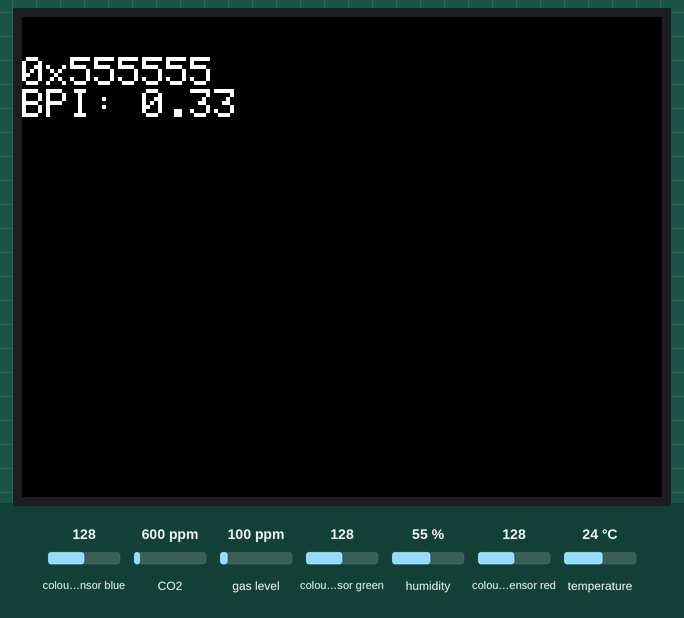
Recording of a sketch running on a simulated ESP32. On the bench: 320×240 colour display. The inputs (shaded band) are chosen by the test bench; at power-on: colour sensor blue 128, colour sensor green 128, colour sensor red 128, CO2 600 ppm, gas level 100 ppm, humidity 55 %, temperature 24 °C. WiFi joins after 1.5 s; servers stay silent unless stated; web services answer with replies made up by the test bench; what the sketch prints to the serial monitor is not drawn.

Above: at 2.9 s.
3.0 s: colour sensor blue set to 250
At 3.7 s:
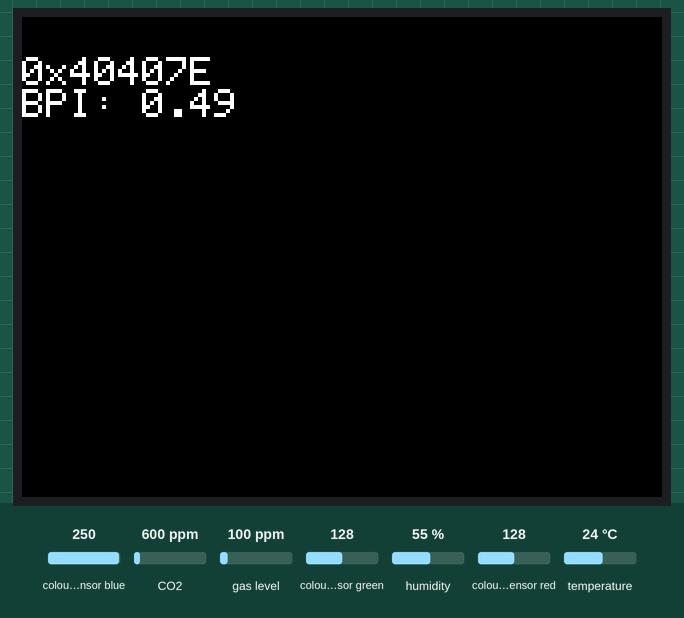
7.2 s: colour sensor green set to 5
At 7.9 s:
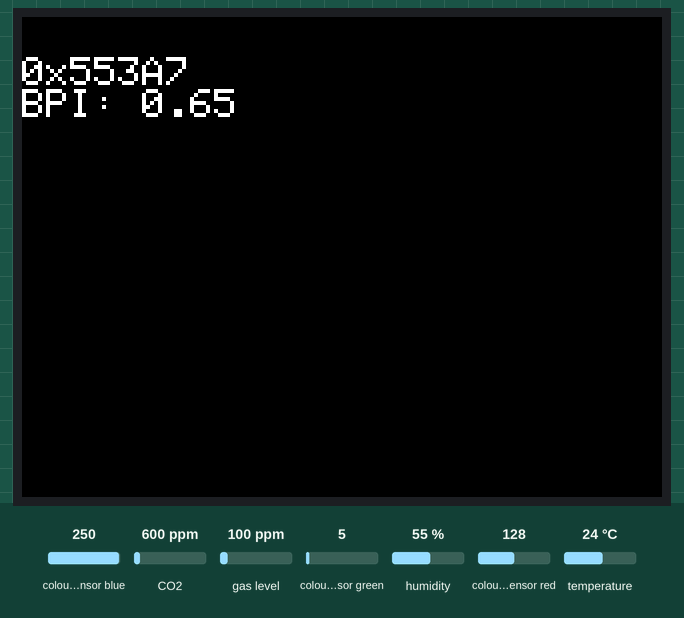
11.4 s: colour sensor red set to 5
At 12.0 s:
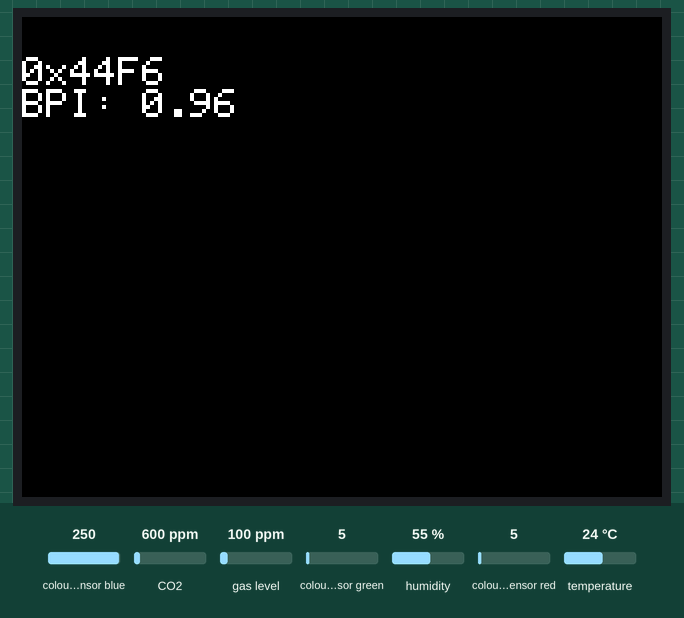
15.6 s: colour sensor blue set to 64
At 17.0 s:
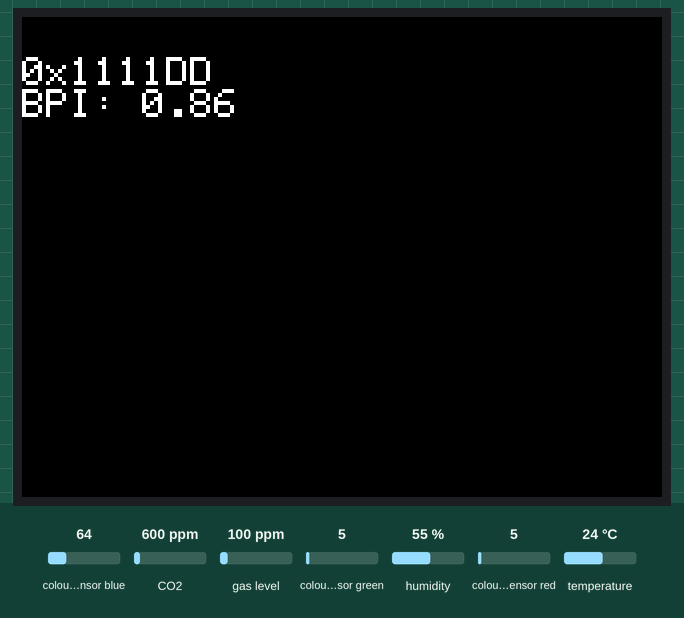
17.3 s: colour sensor green set to 128
At 17.8 s:
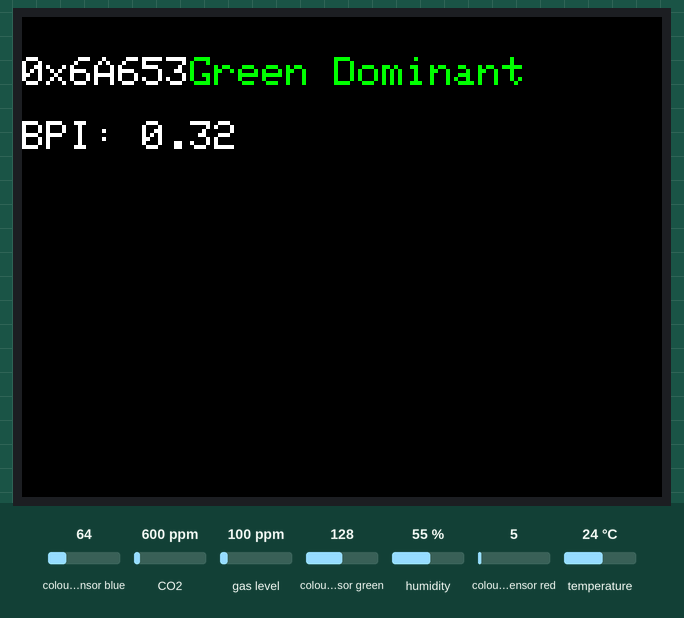
21.5 s: colour sensor red set to 64
At 22.5 s:
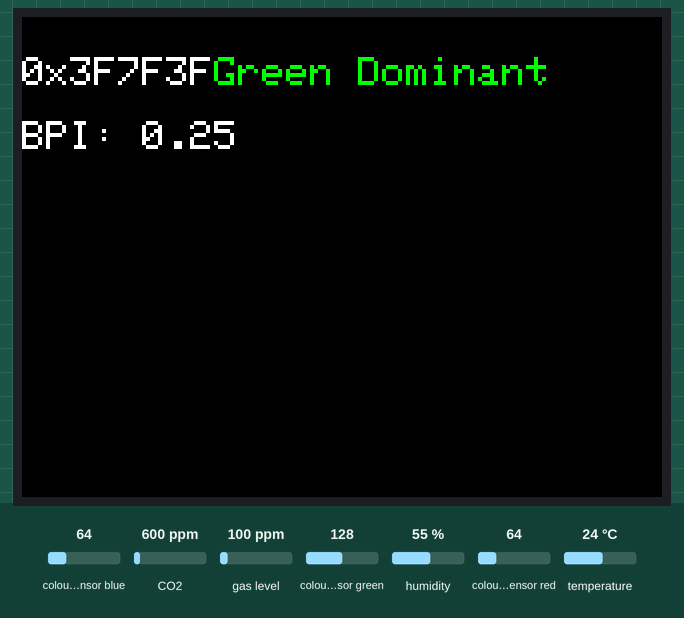
Timing chart, 0 to 24.5 s (numbered marks = the images above; inputs shaded):
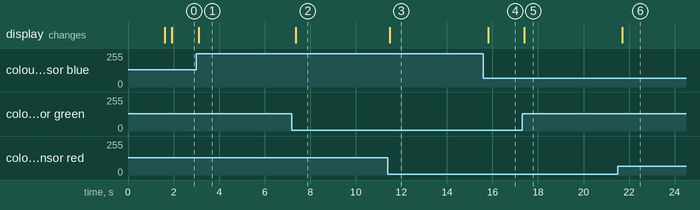

The sketch:

final_sketch_copy_qr_code.ino
```cpp
// This code is derived from the HelloServer Example
// in the (ESP32) WebServer library .
//
// It hosts a webpage which has one temperature reading to display.
// The webpage is always the same apart from the reading which would change.
// The getTemp() function simulates getting a temperature reading.
// homePage.h contains 2 constant string literals which is the two parts of the
// webpage that never change.
// handleRoot() builds up the webpage by adding as a C++ String:
// homePagePart1 + getTemp() +homePagePart2
// It then serves the webpage with the command:
// server.send(200, "text/html", message);
// Note the text is served as html.
//
//
#include <WiFi.h>
#include <WiFiClient.h>
#include <WebServer.h>
#include <ESPmDNS.h>
#include "homepage.h"
#include <HTTPClient.h>

#include <DFRobot_DHT11.h>
DFRobot_DHT11 DHT;
#define DHT11_PIN 4

#include <Wire.h>
#include "Adafruit_SGP30.h"
Adafruit_SGP30 sgp;

//M5
#include <M5Stack.h>
#include "Adafruit_TCS34725.h"
#define commonAnode \
    true  // set to false if using a common cathode LED.

byte gammatable[256];  // our RGB -> eye-recognized gamma color

static uint16_t color16(uint16_t r, uint16_t g, uint16_t b)
{
    uint16_t _color;
    _color = (uint16_t)(r & 0xF8) << 8;
    _color |= (uint16_t)(g & 0xFC) << 3;
    _color |= (uint16_t)(b & 0xF8) >> 3;
    return _color;
}

Adafruit_TCS34725 tcs = Adafruit_TCS34725(TCS34725_INTEGRATIONTIME_50MS, TCS34725_GAIN_4X);

const char* ssid = "JoseiPhone";
const char* password = "Jm290905=??";

String apiKey = "5N0NO8J1AQS72YUV";
const char* serverName = "http://api.thingspeak.com/update";

WebServer server(80);

// GLOBAL sensor variables
float t = 0, h = 0, tvoc = 0, eco2 = 0;
unsigned long lastRead = 0;
uint16_t clear, red, green, blue;
float BPI = 0;
uint flag = 0;

void readSensors() {
  // Read DHT11
  DHT.read(DHT11_PIN);
  t = DHT.temperature;
  h = DHT.humidity;

  // Read SGP30
  if (sgp.IAQmeasure()) {
    tvoc = sgp.TVOC;
    eco2 = sgp.eCO2;
  }

  M5.lcd.setTextSize(2);  // Set the text size to 2.
  M5.Lcd.setTextColor(WHITE, BLACK);
  Serial.println("Color View Test!");
}

void sendToThingSpeak() {
  if (WiFi.status() == WL_CONNECTED) {
    HTTPClient http;

    String url = String(serverName) + "?api_key=" + apiKey +
                 "&field3=" + String(t) +
                 "&field4=" + String(h) +
                 "&field5=" + String(BPI) +
                 "&field6=" + String(tvoc) +
                 "&field7=" + String(eco2);

    http.begin(url);
    int httpCode = http.GET();

    Serial.print("ThingSpeak response: ");
    Serial.println(httpCode);

    http.end();
  }
}

void handleRoot() {
  String message = homePagePart1 + homePagePart2;

  server.send(200, "text/html", message);
}

void setup() {
  Serial.begin(115200);

  // Start WiFi
  WiFi.begin(ssid, password);
  while (WiFi.status() != WL_CONNECTED) {
    delay(200);
    Serial.print(".");
  }
  Serial.println("\nConnected!");
  Serial.print("IP address: ");
  Serial.println(WiFi.localIP());

  if (MDNS.begin("esp32")) {
  Serial.println("mDNS started: http://esp32.local/");
  } else {
  Serial.println("mDNS failed!");
  }

  String ip = WiFi.localIP().toString();
  String url = "http://" + ip + "/";

   if (MDNS.begin("esp32")) {
    Serial.println("mDNS started: http://esp32.local/");
  } else {
    Serial.println("mDNS failed!");
  }

  Serial.println("QR URL:");
  Serial.println(url);


  // Init SGP30
  if (sgp.begin()) {
  sgp.IAQinit();
  } else {
  Serial.println("SGP30 init failed!");
  }

  server.on("/", handleRoot);

  Serial.println("HTTP server started");

  M5.begin();             // Init M5Stack.
  M5.Power.begin();       // Init power
  while (!tcs.begin()) {  //color unit
      Serial.println("No TCS34725 found ... check your connections");
      M5.Lcd.drawString("No Found sensor.", 50, 100, 4);
      delay(1000);
  }

  tcs.setIntegrationTime(TCS34725_INTEGRATIONTIME_154MS);  // Sets the integration time for the TC34725.


    server.on("/temperature", [](){ server.send(200, "text/plain", String(t)); });
    server.on("/humidity",    [](){ server.send(200, "text/plain", String(h)); });
    server.on("/bpi", [](){
    server.send(200, "text/plain", String(BPI, 2)); // sends 0.00, 0.45, etc
});
    server.on("/tvoc",        [](){ server.send(200, "text/plain", String(tvoc)); });
    server.on("/eco2",        [](){ server.send(200, "text/plain", String(eco2)); });
    //Starting the server
    server.begin();
}

void loop() {
  server.handleClient();

  if(millis() - lastRead >= 1000){
    readSensors();
    lastRead = millis();
  }

  // Read sensors every 15 seconds
  static unsigned long lastUpload = 0;

  if (millis() - lastUpload >= 15000) {  // 15 seconds!
    sendToThingSpeak();
    lastUpload = millis();
  }

  tcs.getRawData(&red, &green, &blue, &clear);  // Reads the raw red, green, blue and clear channel values
  // Figure out some basic hex code for visualization.
  uint32_t sum = clear;
  float r, g, b;
  r = red;
  r /= sum;
  g = green;
  g /= sum;
  b = blue;
  b /= sum;
  r *= 256;
  g *= 256;
  b *= 256;
  uint16_t _color = color16((int)r, (int)g, (int)b);

  M5.lcd.setCursor(0, 20);                 // Place the cursor at (0,20).
  M5.Lcd.fillScreen(BLACK);
  M5.Lcd.setCursor(0, 20);  // Fill the screen with a black rectangle.

  Serial.print("R: "); Serial.print(red);
  Serial.print(" G: "); Serial.print(green);
  Serial.print(" B: "); Serial.println(blue);
  M5.Lcd.print("0x");
  M5.Lcd.print((int)r, HEX);
  M5.Lcd.print((int)g, HEX);
  M5.Lcd.print((int)b, HEX);

  BPI = blue / (float)clear;

  if (BPI > 0.65) {
    Serial.println("High blue light pollution");
    flag = 1;
  }
  else if (BPI > 0.45) {
    Serial.println("Moderate blue light");
    flag = 2;
  }
  else {
    Serial.println("Low blue light");
    flag = 3;
  }

  if (g > r && g > b) {
    M5.Lcd.setTextColor(GREEN);
     M5.Lcd.println("Green Dominant");
     Serial.println("Green Dominant");
  }
  M5.Lcd.setTextColor(WHITE);
  M5.Lcd.printf("\nBPI: %.2f\n", BPI);
}
```

homepage.h
```cpp
String homePagePart1 = R"=====(<!DOCTYPE html>
<html lang="en">
<head>
<meta charset="utf-8">
<meta name="viewport" content="width=device-width, initial-scale=1">
<title>Sensor Readings</title>

<script>
async function updateSensors() {
    try {
        const temp = await (await fetch("/temperature")).text();
        const hum  = await (await fetch("/humidity")).text();
        const bpi  = await (await fetch("/bpi")).text();
        const tvoc = await (await fetch("/tvoc")).text();
        const eco2 = await (await fetch("/eco2")).text();

        document.getElementById("temp").textContent = temp;
        document.getElementById("temp").style.color = "blue";
        document.getElementById("hum").textContent = hum;
        document.getElementById("hum").style.color = "purple";

        // Convert BPI to number safely
        let bpiValue = parseFloat(bpi.trim());
        if (isNaN(bpiValue)) bpiValue = 0;

        let level = "";
        let color = "black";

        if (bpiValue > 0.65) {
            level = "High";
            color = "red";
        }
        else if (bpiValue > 0.45) {
            level = "Moderate";
            color = "orange";
        }
        else {
            level = "Low";
            color = "green";
        }

        document.getElementById("bpi").textContent = bpiValue.toFixed(2);
        const unitCell = document.getElementById("bpi_unit");
        unitCell.textContent = level;
        unitCell.style.color = color;

        document.getElementById("tvoc").textContent = parseFloat(tvoc).toFixed(0);
        document.getElementById("eco2").textContent = parseFloat(eco2).toFixed(0);
    }
    catch (error) {
        console.log("Error updating sensors:", error);
    }
}

// Update every second
setInterval(updateSensors, 1000);
updateSensors(); // initial call
</script>

<style>
body {
    font-family: Arial, sans-serif;
    text-align: center;
    background: linear-gradient(to right, #74ebd5, #ACB6E5);
    margin: 0;
    padding: 20px;
}

h1 {
    color: #333;
}

p {
    color: #555;
}

.flex-Container {
    background: white;
    padding: 20px;
    border-radius: 12px;
    width: 90%;
    max-width: 600px;
    margin: auto;
    box-shadow: 0 4px 15px rgba(0,0,0,0.2);
}

table {
    margin: 20px auto;
    border-collapse: collapse;
    width: 100%;
}

th {
    background-color: #4CAF50;
    color: white;
    padding: 10px;
}

td {
    padding: 10px;
    border-bottom: 1px solid #ddd;
    transition: all 0.3s ease;
}

/* Zebra striping */
tr:nth-child(even) {
    background-color: #f2f2f2;
}

/* Hover effect */
tr:hover {
    background-color: #ddd;
}

/* Sensor value styling */
td[id] {
    font-weight: bold;
    font-size: 1.1em;
}
#bpi_unit {
    font-weight: bold;
}
</style>
</head>

<body>
<div class="flex-Container">
<h1>Light Pollution Sensor Website</h1>
<p>Welcome to my website displaying the data from the sensors</p>

<table>
<tr>
<th>Sensor</th>
<th>Value</th>
<th>Unit</th>
</tr>

<tr>
  <td style="color: blue;">Temperature</td>
  <td id="temp" style="color: blue;">--</td>
  <td style="color: blue;">°C</td>
</tr>
<tr>
  <td style="color: purple;">Humidity</td>
  <td id="hum" style="color: purple;">--</td>
  <td style="color: purple;">%</td>
</tr>
<tr>
  <td style="color: deepskyblue;">Blue Light</td>
  <td id="bpi" style="color: deepskyblue;">--</td>
  <td id = "bpi_unit">Level</td>
</tr>
<tr>
  <td style="color: brown;">TVOC</td>
  <td id="tvoc" style="color: brown;">--</td>
  <td style="color: brown;">ppb</td>
</tr>
<tr>
  <td>eCO2</td>
  <td id="eco2">--</td>
  <td>ppm</td>
</tr>

)=====";
String homePagePart2 = R"=====(

</table>
</div>
</body>
</html>

)=====";
```

Measured:
- after the input at 3.0 s, the display: changes after 0.11 s (image 1)
- after the input at 7.2 s, the display: changes after 0.17 s (image 2)
- after the input at 11.4 s, the display: changes after 0.10 s (image 3)
- after the input at 15.6 s, the display: changes after 0.22 s (image 4)
- after the input at 17.3 s, the display: changes after 0.10 s (image 5)
- after the input at 21.5 s, the display: changes after 0.21 s (image 6)
